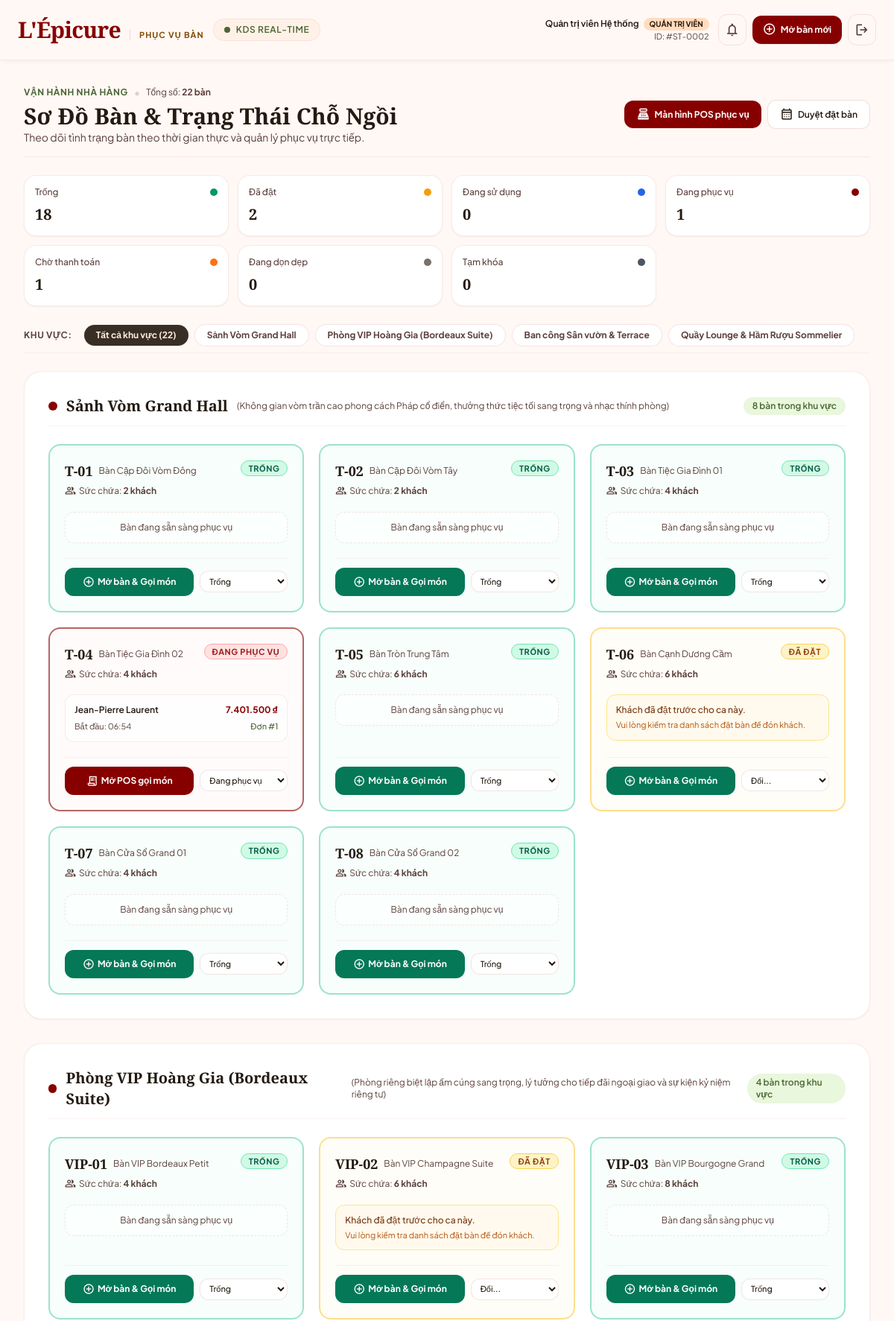
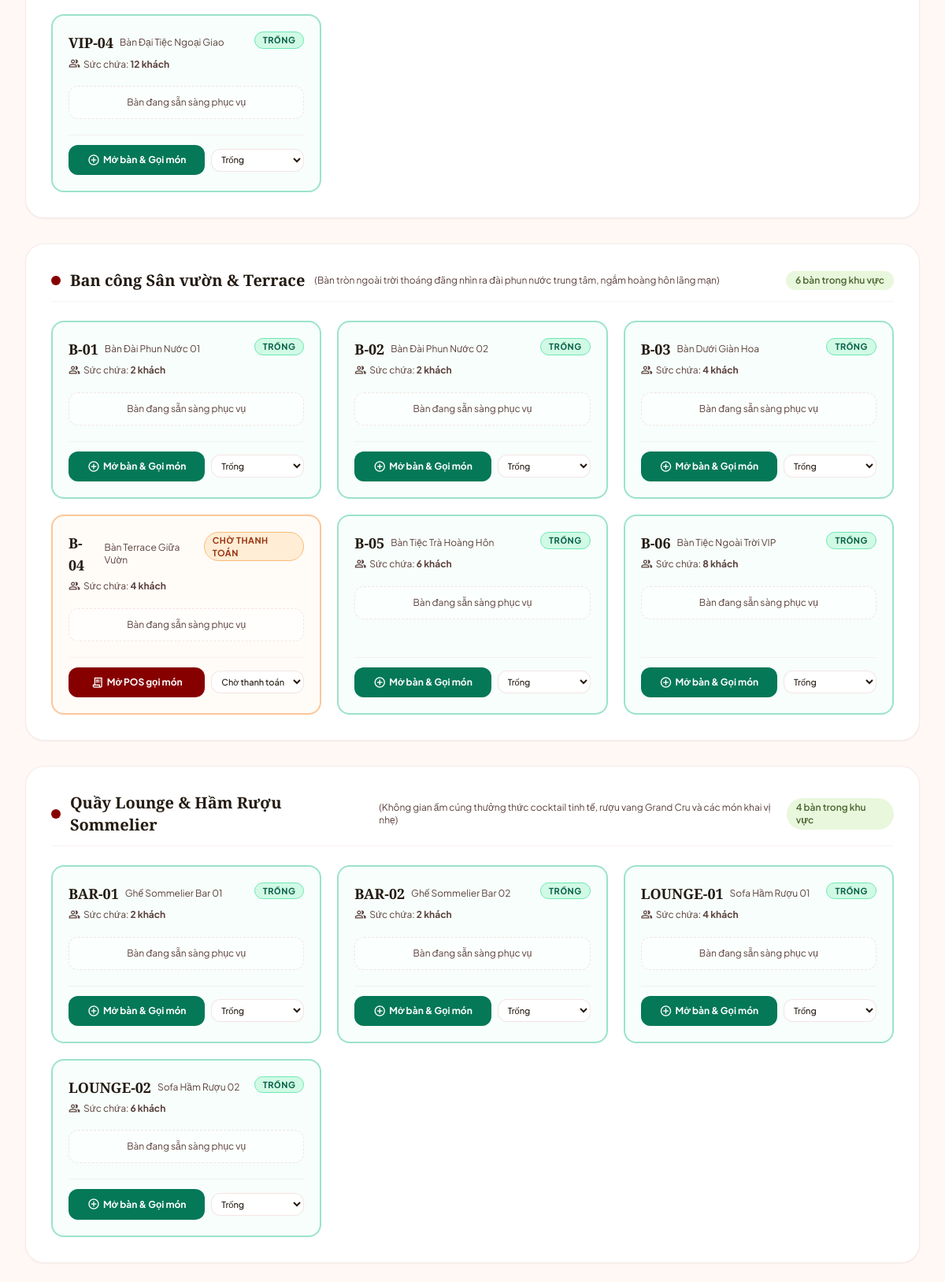
/tables (signed in, upper part), run on the app's committed database (2 pictures, top to bottom).
### tables this page shows
CREATE TABLE `dining_areas` (
  `id` bigint PRIMARY KEY AUTO_INCREMENT,
  `name` varchar(150) NOT NULL,
  `description` text,
  `sort_order` int NOT NULL DEFAULT 0,
  `created_at` datetime NOT NULL DEFAULT CURRENT_TIMESTAMP,
  `updated_at` datetime NOT NULL DEFAULT CURRENT_TIMESTAMP ON UPDATE CURRENT_TIMESTAMP
);

CREATE TABLE `restaurant_tables` (
  `id` bigint PRIMARY KEY AUTO_INCREMENT,
  `area_id` bigint NOT NULL,
  `code` varchar(20) UNIQUE NOT NULL COMMENT 'ma ban',
  `name` varchar(100) NOT NULL,
  `capacity` int NOT NULL,
  `is_vip` tinyint(1) NOT NULL DEFAULT 0,
  `table_fee` decimal(12,2) NOT NULL DEFAULT 0.00,
  `vip_privileges` text NULL,
  `description` text NULL,
  `status` ENUM ('empty', 'reserved', 'in_use', 'serving', 'awaiting_payment', 'cleaning', 'locked') NOT NULL DEFAULT 'empty',
  `position_x` int COMMENT 'vi tri tren so do',
  `position_y` int,
  `created_at` datetime NOT NULL DEFAULT CURRENT_TIMESTAMP,
  `updated_at` datetime NOT NULL DEFAULT CURRENT_TIMESTAMP ON UPDATE CURRENT_TIMESTAMP,
  FOREIGN KEY (`area_id`) REFERENCES `dining_areas` (`id`)
);

CREATE TABLE `orders` (
  `id` bigint PRIMARY KEY AUTO_INCREMENT,
  `booking_id` bigint,
  `table_id` bigint NOT NULL,
  `created_by` bigint COMMENT 'nhan vien tao don',
  `customer_name` varchar(150),
  `status` ENUM ('pending', 'confirmed', 'preparing', 'ready', 'served', 'completed', 'cancelled') NOT NULL DEFAULT 'pending',
  `payment_status` ENUM ('unpaid', 'paid', 'refunded') NOT NULL DEFAULT 'unpaid',
  `total_amount` decimal(12,2) NOT NULL DEFAULT 0,
  `table_fee` decimal(12,2) NOT NULL DEFAULT 0.00,
  `setup_fee` decimal(12,2) NOT NULL DEFAULT 0.00,
  `discount` decimal(12,2) NOT NULL DEFAULT 0,
  `voucher_code` varchar(50) NULL,
  `service_charge` decimal(12,2) NOT NULL DEFAULT 0,
  `tax` decimal(12,2) NOT NULL DEFAULT 0,
  `grand_total` decimal(12,2) NOT NULL DEFAULT 0,
  `notes` text,
  `created_at` datetime NOT NULL DEFAULT CURRENT_TIMESTAMP,
  `updated_at` datetime NOT NULL DEFAULT CURRENT_TIMESTAMP ON UPDATE CURRENT_TIMESTAMP,
  FOREIGN KEY (`booking_id`) REFERENCES `bookings` (`id`) ON DELETE SET NULL,
  FOREIGN KEY (`table_id`) REFERENCES `restaurant_tables` (`id`),
  FOREIGN KEY (`created_by`) REFERENCES `users` (`id`) ON DELETE SET NULL
);

### app/Views/table/index.php (the view, shortened to what the rows shown need)
<?php
$statusConfig = [
    'empty' => [
        'label' => 'Trống',
        'badge' => 'bg-emerald-100 text-emerald-800 border-emerald-300',
        'circle' => 'bg-emerald-600',
        'ring' => 'border-emerald-500/40',
        'bg' => 'bg-emerald-50/40',
    ],
    'reserved' => [
        'label' => 'Đã đặt',
        'badge' => 'bg-amber-100 text-amber-800 border-amber-300',
        'circle' => 'bg-amber-500',
        'ring' => 'border-amber-400/50',
        'bg' => 'bg-amber-50/40',
    ],
    'in_use' => [
        'label' => 'Đang sử dụng',
        'badge' => 'bg-blue-100 text-blue-800 border-blue-300',
        'circle' => 'bg-blue-600',
        'ring' => 'border-blue-500/40',
        'bg' => 'bg-blue-50/40',
    ],
    'serving' => [
        'label' => 'Đang phục vụ',
        'badge' => 'bg-red-100 text-red-800 border-red-300',
        'circle' => 'bg-primary',
        'ring' => 'border-primary/60',
        'bg' => 'bg-red-50/30',
    ],
    'awaiting_payment' => [
        'label' => 'Chờ thanh toán',
        'badge' => 'bg-orange-100 text-orange-800 border-orange-300',
        'circle' => 'bg-orange-500',
        'ring' => 'border-orange-400/50',
        'bg' => 'bg-orange-50/40',
    ],
    'cleaning' => [
        'label' => 'Đang dọn dẹp',
        'badge' => 'bg-stone-200 text-stone-700 border-stone-300',
        'circle' => 'bg-stone-500',
        'ring' => 'border-stone-400/50',
        'bg' => 'bg-stone-50',
    ],
    'locked' => [
        'label' => 'Tạm khóa',
        'badge' => 'bg-gray-200 text-gray-800 border-gray-400',
        'circle' => 'bg-gray-600',
        'ring' => 'border-gray-500',
        'bg' => 'bg-gray-100',
    ],
];
?>
<div class="max-w-[1536px] w-full mx-auto p-4 md:p-6 lg:p-8 space-y-6">
    <div class="flex flex-col md:flex-row md:items-center justify-between pb-4 border-b border-outline-variant/30 gap-4">
        <div>
            <div class="flex items-center space-x-2">
                <span class="text-xs font-bold uppercase tracking-wider text-secondary">VẬN HÀNH NHÀ HÀNG</span>
                <span class="text-stone-300">•</span>
                <span class="text-xs text-on-surface-variant">Tổng số: <strong><?= (int) $totalTables ?> bàn</strong></span>
            </div>
            <h1 class="text-2xl sm:text-3xl font-headline font-bold text-on-surface mt-1">Sơ Đồ Bàn &amp; Trạng Thái Chỗ Ngồi</h1>
            <p class="text-sm text-on-surface-variant">Theo dõi tình trạng bàn theo thời gian thực và quản lý phục vụ trực tiếp.</p>
        </div>
        <div class="flex flex-wrap items-center gap-2">
            <a href="/staff/pos" class="px-4 py-2 rounded-xl bg-primary text-on-primary text-xs font-bold hover:bg-primary-container shadow-sm transition flex items-center gap-1.5">
                <span class="material-symbols-outlined text-[18px]">point_of_sale</span>
                <span>Màn hình POS phục vụ</span>
            </a>
            <a href="/admin/bookings" class="px-4 py-2 rounded-xl border border-outline-variant/50 bg-white text-on-surface text-xs font-semibold hover:border-primary hover:text-primary transition flex items-center gap-1.5">
                <span class="material-symbols-outlined text-[18px]">calendar_month</span>
                <span>Duyệt đặt bàn</span>
            </a>
        </div>
    </div>
    <div class="grid grid-cols-2 sm:grid-cols-4 lg:grid-cols-4 2xl:grid-cols-7 gap-3">
        <?php foreach ($statusConfig as $sKey => $sVal): ?>
            <div class="p-3.5 rounded-2xl bg-white border border-outline-variant/30 shadow-sm flex flex-col justify-between">
                <div class="flex items-center justify-between">
                    <span class="text-xs font-medium text-on-surface-variant"><?= View::escape($sVal['label']) ?></span>
                    <span class="w-2.5 h-2.5 rounded-full <?= $sVal['circle'] ?>"></span>
                </div>
                <div class="text-xl font-bold font-headline text-on-surface mt-2">
                    <?= (int) ($counts[$sKey] ?? 0) ?>
                </div>
            </div>
        <?php endforeach; ?>
    </div>
    <div class="flex items-center space-x-2 overflow-x-auto pb-2 border-b border-outline-variant/20 custom-scroll">
        <span class="text-xs font-bold uppercase tracking-wider text-on-surface-variant mr-2 shrink-0">Khu vực:</span>
        <a href="/tables" class="px-4 py-1.5 rounded-full text-xs font-bold shrink-0 transition <?= $selectedAreaId === null ? 'bg-inverse-surface text-inverse-on-surface shadow-sm' : 'bg-white border border-outline-variant/40 text-on-surface-variant hover:text-primary' ?>">
            Tất cả khu vực (<?= (int) $totalTables ?>)
        </a>
        <?php foreach ($areas as $area): ?>
            <a href="/tables?area_id=<?= (int) $area['id'] ?>" class="px-4 py-1.5 rounded-full text-xs font-bold shrink-0 transition <?= $selectedAreaId === (int) $area['id'] ? 'bg-inverse-surface text-inverse-on-surface shadow-sm' : 'bg-white border border-outline-variant/40 text-on-surface-variant hover:text-primary' ?>">
                <?= View::escape($area['name']) ?>
            </a>
        <?php endforeach; ?>
    </div>
    <div class="space-y-8">
        <?php foreach ($tablesByArea as $areaId => $areaData): ?>
            <section class="bg-white rounded-3xl p-6 sm:p-8 border border-outline-variant/30 shadow-sm space-y-6">
                <div class="flex items-center justify-between pb-3 border-b border-outline-variant/20">
                    <div class="flex items-center space-x-3">
                        <span class="w-3 h-3 rounded-full bg-primary"></span>
                        <h2 class="text-xl font-headline font-bold text-on-surface"><?= View::escape($areaData['area']['name']) ?></h2>
                        <span class="text-xs text-on-surface-variant hidden sm:inline">(<?= View::escape($areaData['area']['description'] ?? '') ?>)</span>
                    </div>
                    <span class="text-xs font-semibold text-secondary bg-secondary-container/40 px-3 py-1 rounded-full">
                        <?= count($areaData['tables']) ?> bàn trong khu vực
                    </span>
                </div>
                <div class="grid grid-cols-1 sm:grid-cols-2 lg:grid-cols-3 xl:grid-cols-4 gap-5">
                    <?php foreach ($areaData['tables'] as $table): ?>
                        <?php
                            $conf = $statusConfig[$table['status']] ?? $statusConfig['empty'];
                            $hasActiveOrder = !empty($table['active_order']);
                        ?>
                        <div class="rounded-2xl border-2 <?= $conf['ring'] ?> <?= $conf['bg'] ?> p-5 flex flex-col justify-between hover:shadow-md transition relative group">
                            <div>
                                <div class="flex items-start justify-between">
                                    <div>
                                        <div class="flex items-center space-x-2">
                                            <h3 class="text-lg font-headline font-bold text-on-surface"><?= View::escape($table['code']) ?></h3>
                                            <span class="text-xs text-on-surface-variant"><?= View::escape($table['name']) ?></span>
                                        </div>
                                        <p class="text-xs text-on-surface-variant flex items-center gap-1 mt-0.5">
                                            <span class="material-symbols-outlined text-[15px]">group</span>
                                            <span>Sức chứa: <strong><?= (int) $table['capacity'] ?> khách</strong></span>
                                        </p>
                                    </div>
                                    <span class="px-2.5 py-0.5 rounded-full text-[11px] font-bold border uppercase tracking-wider <?= $conf['badge'] ?>">
                                        <?= View::escape($conf['label']) ?>
                                    </span>
                                </div>
                                <?php if ($hasActiveOrder): ?>
                                    <div class="mt-4 p-3 rounded-xl bg-white/80 border border-outline-variant/30 space-y-1.5 text-xs">
                                        <div class="flex items-center justify-between text-on-surface font-semibold">
                                            <span class="truncate"><?= View::escape($table['active_order']['customer_name']) ?></span>
                                            <span class="text-primary font-bold"><?= View::currency($table['active_order']['grand_total']) ?></span>
                                        </div>
                                        <div class="flex items-center justify-between text-on-surface-variant text-[11px]">
                                            <span>Bắt đầu: <?= date('H:i', strtotime($table['active_order']['created_at'])) ?></span>
                                            <span class="text-secondary font-medium">Đơn #<?= (int) $table['active_order']['order_id'] ?></span>
                                        </div>
                                    </div>
                                <?php elseif ($table['status'] === 'reserved'): ?>
                                    <div class="mt-4 p-3 rounded-xl bg-amber-50/80 border border-amber-200 text-xs text-amber-900 space-y-1">
                                        <p class="font-medium">Khách đã đặt trước cho ca này.</p>
                                        <p class="text-[11px] text-amber-700">Vui lòng kiểm tra danh sách đặt bàn để đón khách.</p>
                                    </div>
                                <?php else: ?>
                                    <div class="mt-4 p-3 rounded-xl bg-white/50 border border-dashed border-outline-variant/40 text-xs text-on-surface-variant text-center">
                                        Bàn đang sẵn sàng phục vụ
                                    </div>
                                <?php endif; ?>
                            </div>
                            <div class="mt-5 pt-3 border-t border-outline-variant/20 flex items-center justify-between gap-2">
                                <?php if (in_array($table['status'], ['serving', 'in_use', 'awaiting_payment'], true)): ?>
                                    <a href="/staff/pos?table_id=<?= (int) $table['id'] ?>" class="flex-1 py-2 px-3 rounded-xl bg-primary text-on-primary text-xs font-bold text-center hover:bg-primary-container transition flex items-center justify-center gap-1">
                                        <span class="material-symbols-outlined text-[16px]">receipt_long</span>
                                        <span>Mở POS gọi món</span>
                                    </a>
                                <?php else: ?>
                                    <a href="/staff/pos?table_id=<?= (int) $table['id'] ?>" class="flex-1 py-2 px-3 rounded-xl bg-emerald-700 text-white text-xs font-bold text-center hover:bg-emerald-800 transition flex items-center justify-center gap-1">
                                        <span class="material-symbols-outlined text-[16px]">add_circle</span>
                                        <span>Mở bàn &amp; Gọi món</span>
                                    </a>
                                <?php endif; ?>
                                <div class="relative">
                                    <form action="/tables/<?= (int) $table['id'] ?>/status" method="post" class="inline m-0">
                                        <select name="status" onchange="this.form.submit()" class="text-[11px] py-1.5 px-2 bg-white rounded-xl border border-outline-variant/40 text-on-surface font-medium focus:ring-1 focus:ring-primary">
                                            <option value="" disabled selected>Đổi...</option>
                                            <option value="empty" <?= $table['status'] === 'empty' ? 'selected' : '' ?>>Trống</option>
                                            <option value="serving" <?= $table['status'] === 'serving' ? 'selected' : '' ?>>Đang phục vụ</option>
                                            <option value="awaiting_payment" <?= $table['status'] === 'awaiting_payment' ? 'selected' : '' ?>>Chờ thanh toán</option>
                                        </select>
                                    </form>
                                </div>
                            </div>
                        </div>
                    <?php endforeach; ?>
                </div>
            </section>
        <?php endforeach; ?>
    </div>
</div>

### app/Core/Router.php (shortened to what the rows shown need)
<?php
final class Router
{
    private array $routes = [];
    public function dispatch(string $method, string $uri): void
    {
        $path = parse_url($uri, PHP_URL_PATH);
        $path = is_string($path) && $path !== '/' ? rtrim($path, '/') : '/';
        foreach ($this->routes as $route) {
            $parameters = $this->match($route['path'], $path);
            if ($parameters === null) {
                continue;
            }
            [$controllerClass, $controllerMethod] = $route['action'];
            $controller = new $controllerClass();
            $controller->{$controllerMethod}(...array_values($parameters));
            return;
        }
    }
    private function add(string $method, string $path, array $action): void
    {
        $this->routes[] = [
            'method' => $method,
            'path' => $path,
            'action' => $action,
        ];
    }
    private function match(string $routePath, string $requestPath): ?array
    {
        $pattern = '';
        $parameters = [];
        $parts = preg_split('/(\{[a-zA-Z][a-zA-Z0-9_]*\})/', $routePath, -1, PREG_SPLIT_DELIM_CAPTURE);
        foreach ($parts as $part) {
            if (preg_match('/\A\{([a-zA-Z][a-zA-Z0-9_]*)\}\z/', $part, $match) === 1) {
                $parameters[] = $match[1];
                $pattern .= '([^/]+)';
                continue;
            }
            $pattern .= preg_quote($part, '~');
        }
        if (preg_match('~\A' . $pattern . '\z~u', $requestPath, $matches) !== 1) {
            return null;
        }
        $values = array_slice($matches, 1);
        return array_combine($parameters, $values) ?: [];
    }
}

### data on the page
dining_areas: name "Sảnh Vòm Grand Hall", description "Không gian vòm trần cao phong cách Pháp cổ điển, thưởng thức tiệc tối sang trọng và nhạc thính phòng", count($areaData['tables']) "8"
dining_areas: name "Phòng VIP Hoàng Gia (Bordeaux Suite)", description "Phòng riêng biệt lập ấm cúng sang trọng, lý tưởng cho tiếp đãi ngoại giao và sự kiện kỷ niệm riêng tư", count($areaData['tables']) "4"
dining_areas: name "Ban công Sân vườn & Terrace", description "Bàn tròn ngoài trời thoáng đãng nhìn ra đài phun nước trung tâm, ngắm hoàng hôn lãng mạn", count($areaData['tables']) "6"
dining_areas: name "Quầy Lounge & Hầm Rượu Sommelier", description "Không gian ấm cúng thưởng thức cocktail tinh tế, rượu vang Grand Cru và các món khai vị nhẹ", count($areaData['tables']) "4"
restaurant_tables: code "T-01", name "Bàn Cặp Đôi Vòm Đông", capacity "2", status "TRỐNG", shows "Bàn đang sẵn sàng phục vụ", status "Trống"
restaurant_tables: code "T-02", name "Bàn Cặp Đôi Vòm Tây", capacity "2", status "TRỐNG", shows "Bàn đang sẵn sàng phục vụ", status "Trống"
restaurant_tables: code "T-03", name "Bàn Tiệc Gia Đình 01", capacity "4", status "TRỐNG", shows "Bàn đang sẵn sàng phục vụ", status "Trống"
restaurant_tables: code "T-04", name "Bàn Tiệc Gia Đình 02", capacity "4", status "ĐANG PHỤC VỤ", status "Đang phục vụ"
orders: customer_name "Jean-Pierre Laurent", grand_total "7.401.500 ₫", created_at "06:54", id "1"
restaurant_tables: code "T-05", name "Bàn Tròn Trung Tâm", capacity "6", status "TRỐNG", shows "Bàn đang sẵn sàng phục vụ", status "Trống"
restaurant_tables: code "T-06", name "Bàn Cạnh Dương Cầm", capacity "6", status "ĐÃ ĐẶT", shows "Khách đã đặt trước cho ca này."
restaurant_tables: code "T-07", name "Bàn Cửa Sổ Grand 01", capacity "4", status "TRỐNG", shows "Bàn đang sẵn sàng phục vụ", status "Trống"
restaurant_tables: code "T-08", name "Bàn Cửa Sổ Grand 02", capacity "4", status "TRỐNG", shows "Bàn đang sẵn sàng phục vụ", status "Trống"
restaurant_tables: code "VIP-01", name "Bàn VIP Bordeaux Petit", capacity "4", status "TRỐNG", shows "Bàn đang sẵn sàng phục vụ", status "Trống"
restaurant_tables: code "VIP-02", name "Bàn VIP Champagne Suite", capacity "6", status "ĐÃ ĐẶT", shows "Khách đã đặt trước cho ca này."
restaurant_tables: code "VIP-03", name "Bàn VIP Bourgogne Grand", capacity "8", status "TRỐNG", shows "Bàn đang sẵn sàng phục vụ", status "Trống"
restaurant_tables: code "VIP-04", name "Bàn Đại Tiệc Ngoại Giao", capacity "12", status "TRỐNG", shows "Bàn đang sẵn sàng phục vụ", status "Trống"
restaurant_tables: code "B-01", name "Bàn Đài Phun Nước 01", capacity "2", status "TRỐNG", shows "Bàn đang sẵn sàng phục vụ", status "Trống"
restaurant_tables: code "B-02", name "Bàn Đài Phun Nước 02", capacity "2", status "TRỐNG", shows "Bàn đang sẵn sàng phục vụ", status "Trống"
restaurant_tables: code "B-03", name "Bàn Dưới Giàn Hoa", capacity "4", status "TRỐNG", shows "Bàn đang sẵn sàng phục vụ", status "Trống"
restaurant_tables: code "B-04", name "Bàn Terrace Giữa Vườn", capacity "4", status "CHỜ THANH TOÁN", shows "Bàn đang sẵn sàng phục vụ", status "Chờ thanh toán"
restaurant_tables: code "B-05", name "Bàn Tiệc Trà Hoàng Hôn", capacity "6", status "TRỐNG", shows "Bàn đang sẵn sàng phục vụ", status "Trống"
restaurant_tables: code "B-06", name "Bàn Tiệc Ngoài Trời VIP", capacity "8", status "TRỐNG", shows "Bàn đang sẵn sàng phục vụ", status "Trống"
restaurant_tables: code "BAR-01", name "Ghế Sommelier Bar 01", capacity "2", status "TRỐNG", shows "Bàn đang sẵn sàng phục vụ", status "Trống"
restaurant_tables: code "BAR-02", name "Ghế Sommelier Bar 02", capacity "2", status "TRỐNG", shows "Bàn đang sẵn sàng phục vụ", status "Trống"
restaurant_tables: code "LOUNGE-01", name "Sofa Hầm Rượu 01", capacity "4", status "TRỐNG", shows "Bàn đang sẵn sàng phục vụ", status "Trống"
restaurant_tables: code "LOUNGE-02", name "Sofa Hầm Rượu 02", capacity "6", status "TRỐNG", shows "Bàn đang sẵn sàng phục vụ", status "Trống"

### other printed values
View::escape($sVal['label']) "Trống"
$counts[$sKey] "18"
View::escape($sVal['label']) "Đã đặt"
$counts[$sKey] "2"
View::escape($sVal['label']) "Đang sử dụng"
$counts[$sKey] "0"
View::escape($sVal['label']) "Đang phục vụ"
$counts[$sKey] "1"
View::escape($sVal['label']) "Chờ thanh toán"
View::escape($sVal['label']) "Đang dọn dẹp"
View::escape($sVal['label']) "Tạm khóa"
